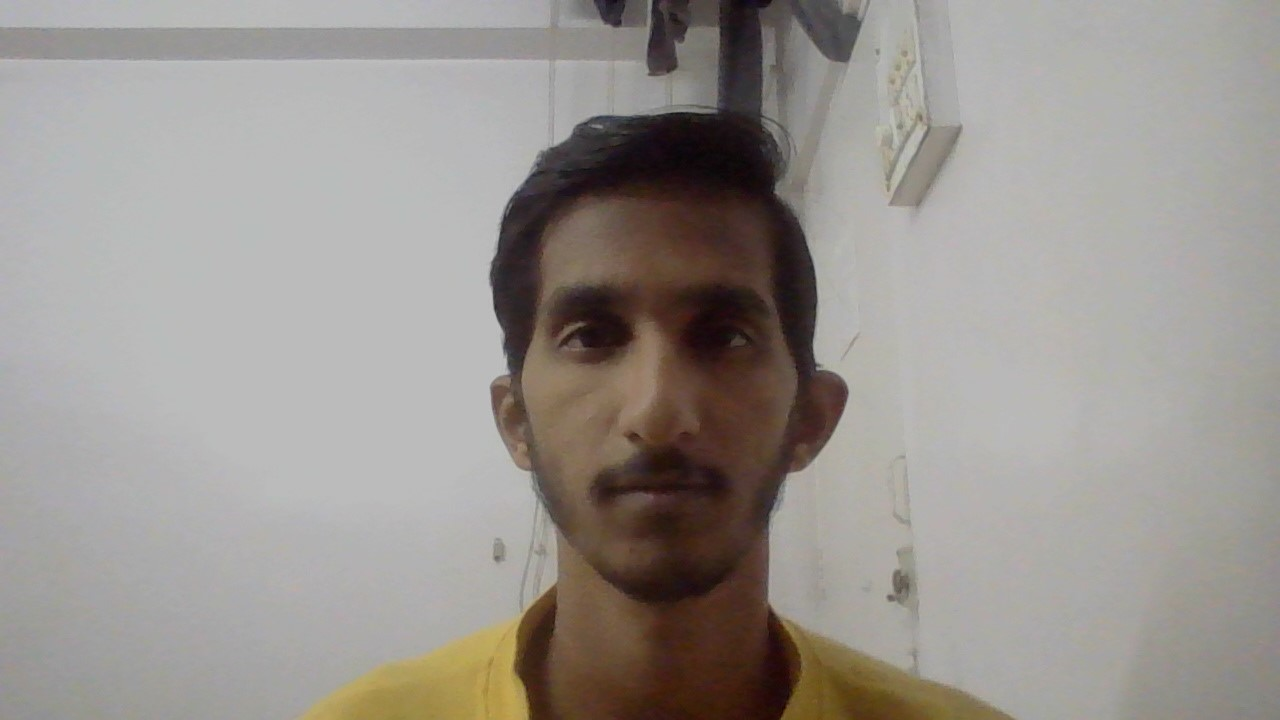
#> input picture Test images/Test_image3.jpg, 1280 x 720 px, found by its file name
$ python load_model_image.py
#> lines starting #> are read from the running program, lines starting #| are printed output that depends on the picture
### faceRecognition.py
import string
import numpy as np
import cv2
import os


#Face detection is done
def faceDetection(test_img):
    #convert to grey scale
    gray_img=cv2.cvtColor(test_img,cv2.COLOR_BGR2GRAY)
    #path to haar caascade
    face_haar = cv2.CascadeClassifier(cv2.data.haarcascades + 'haarcascade_frontalface_default.xml')
    #face_haar=cv2.CascadeClassifier(r'C:\Users\246687\Desktop\BE Final Year Project\Face-Recognition_lpbh\haarcascade_frontalface_alt.xml') #Give path to haar classifier as i have given
    faces=face_haar.detectMultiScale(gray_img,scaleFactor=1.2,minNeighbors=3)
    return faces,gray_img

#Labels for training data has been created

# [40 lines left out: functions labels_for_training_data, train_classifier, not called in this run]


#Drawing a Rectangle on the Face Function
def draw_rect(test_img,face):
    (x,y,w,h)=face
    cv2.rectangle(test_img,(x,y),(x+w,y+h),(0,255,0),thickness=3)

#Putting text on images
def put_text(test_img,text,x,y):
    cv2.putText(test_img,text,(x,y),cv2.FONT_HERSHEY_DUPLEX,3,(255,0,0),6)


### load_model_image.py
import numpy as np
import cv2
import os
from datetime import datetime

import faceRecognition as fr
print (fr)

test_img=cv2.imread(r'C:\Users\246687\Desktop\BE Final Year Project\Face-Recognition_lpbh\face_recognition\Test images\Test_image3.jpg')      #Give path to the image which you want to test
#> test_img is the input picture: shape (720, 1280, 3); mean B, G, R 143.2, 148.2, 153.3


faces_detected,gray_img=fr.faceDetection(test_img)
#> in faceDetection, `gray_img=cv2.cvtColor(test_img,cv2.COLOR_BGR2GRAY)`:
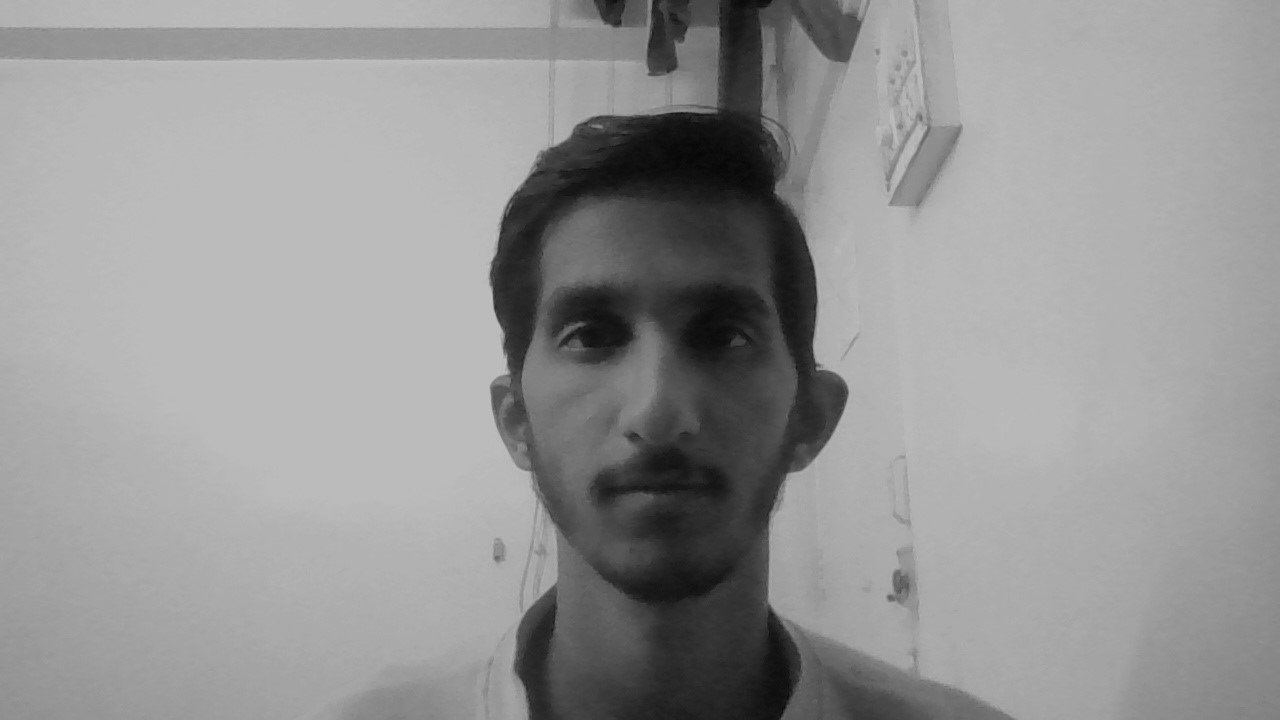
#> gray_img: shape (720, 1280); min 6, max 195, mean 149.2
#> in faceDetection, `faces=face_haar.detectMultiScale(gray_img,scaleFactor=1.2,minNeighbors..`: faces = [[473, 192, 370, 370]]
#> faces_detected = [[473, 192, 370, 370]]
print("face Detected: ",faces_detected)
#| face Detected:  [[473 192 370 370]]


face_recognizer=cv2.face.LBPHFaceRecognizer_create()
#use of r- normal string as a path is converted
#> (the run stopped early here; a loop or call above may not have finished)

$ run again, with Test images/Test_image2.jpg copied over Test images/Test_image3.jpg
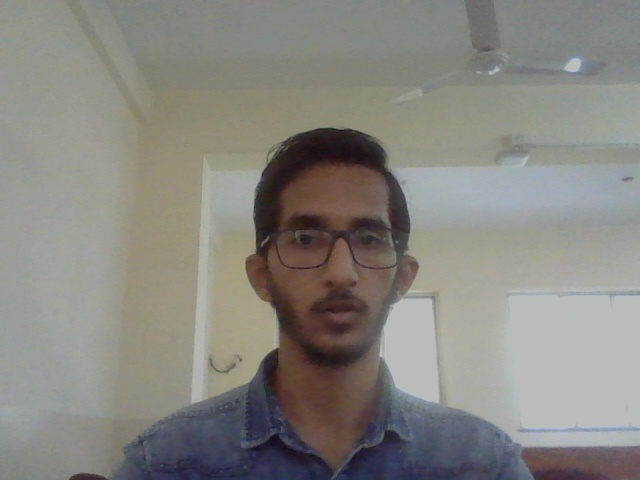
#> input picture Test images/Test_image2.jpg, 640 x 480 px, found by its file name
#> test_img is the input picture: shape (480, 640, 3); mean B, G, R 128.4, 133.8, 135.6
#> in faceDetection, `gray_img=cv2.cvtColor(test_img,cv2.COLOR_BGR2GRAY)`:
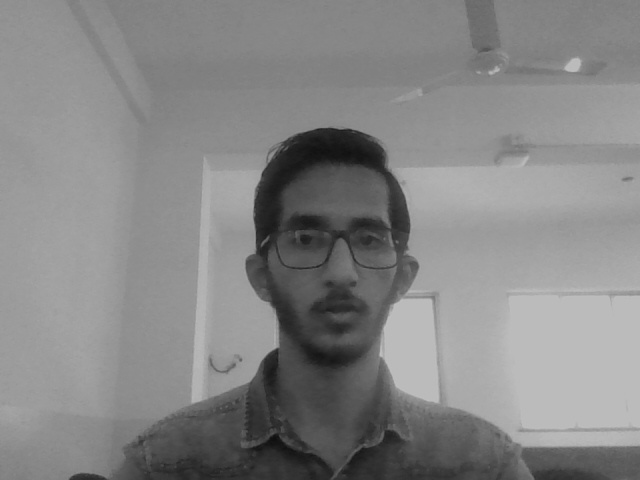
#> gray_img: shape (480, 640); min 15, max 193, mean 133.7
#> faces = [[246, 171, 177, 177]]
#| face Detected:  [[246 171 177 177]]

$ run again, with Test images/Test_image4.jpg copied over Test images/Test_image3.jpg
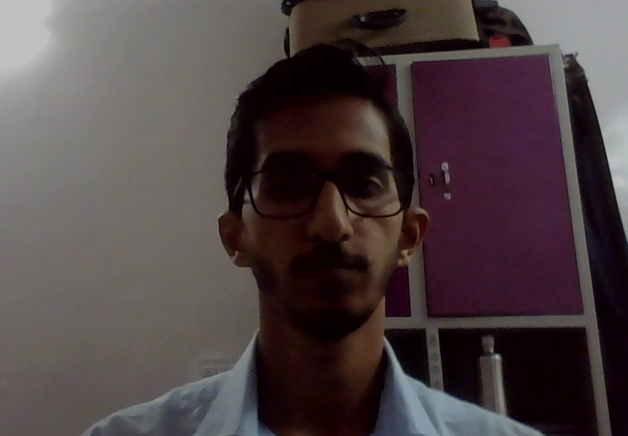
#> input picture Test images/Test_image4.jpg, 1255 x 871 px, found by its file name (shown at 1/2 size)
#> test_img is the input picture: shape (871, 1255, 3); mean B, G, R 67.5, 66.1, 77.8
#> in faceDetection, `gray_img=cv2.cvtColor(test_img,cv2.COLOR_BGR2GRAY)`:
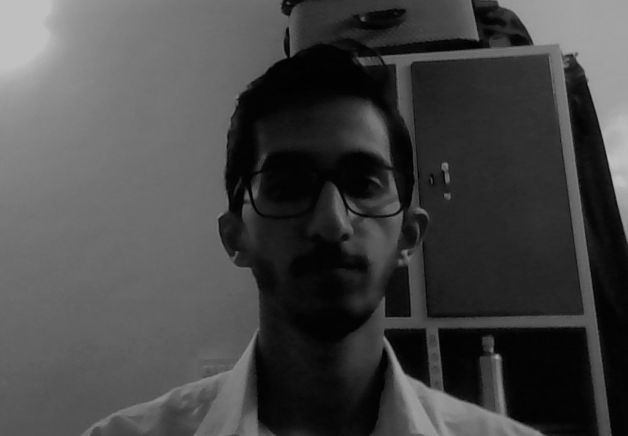
#> gray_img: shape (871, 1255) (shown at 1/2 size); min 1, max 193, mean 69.7
#> faces = [[420, 186, 446, 446]]
#| face Detected:  [[420 186 446 446]]
